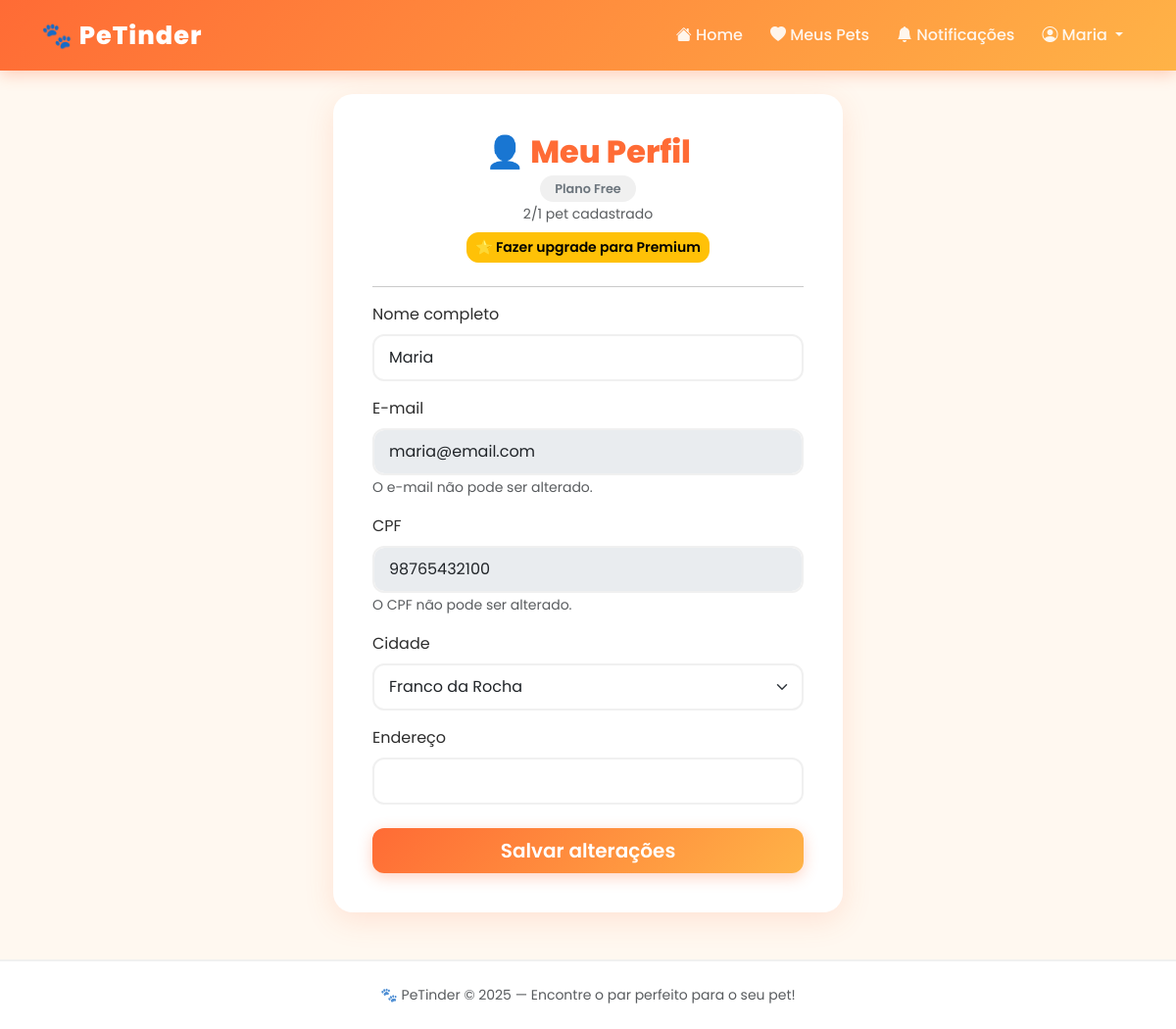
Screenshot of /perfil (signed in) with the database file from the repository.
### app/models/usuario.py (models this page shows, shortened)
class Usuario(UserMixin, db.Model):
    __tablename__ = 'usuario' # Diz ao SQL qual a tabela do banco esse modelo representa
    id = db.Column(db.Integer, primary_key=True)
    nome = db.Column(db.String(40), nullable=False)
    email = db.Column(db.String(30), unique=True, nullable=False)
    cpf = db.Column(db.String(11), nullable=False)
    endereco = db.Column(db.String(100))
    id_cidade = db.Column(db.Integer, db.ForeignKey('cidade.id'), nullable=False) # Chave estrangeira
    senha = db.Column(db.String(255), nullable=False)
    plano = db.Column(db.String(10), default='free')
    animais = db.relationship('Animal', backref='dono', lazy=True)
    notificacoes = db.relationship('Notificacao', backref='usuario', lazy=True)
    @login_manager.user_loader # Avisa o FlaskLogin que essa a função abaixo é responsável por carregar usuários (decorador)
    def load_user(user_id): # Recebe o user_id salvo no cookie do navegador
        return Usuario.query.get(int(user_id)) # Verifica o usuário no banco pelo ID e devolve ele

### app/models/cidade.py (models this page shows, shortened)
class Cidade(db.Model):
    __tablename__ = 'cidade'
    id = db.Column(db.Integer, primary_key=True)
    nome = db.Column(db.String(60), nullable=False)
    id_estado = db.Column(db.Integer, db.ForeignKey('estado.id'), nullable=False)
    estado = db.relationship('Estado', backref='cidades', lazy=True)

### app/routes/main.py (the view, shortened to what this page needs)
@main.route('/perfil', methods=['GET', 'POST']) # GET: vizualizar, POST: salvar alterações
@login_required
def perfil():
    from app.models.cidade import Cidade
    cidades = Cidade.query.all() # Busca todas as cidades pro select do formulário de edição do perfil
    return render_template('perfil.html', cidades=cidades) # Se for só GET, só renderiza o perfil.html

### app/templates/perfil.html (shortened to what this page needs)
{% extends 'base.html' %}
{% block content %}
<div class="row justify-content-center">
    <div class="col-lg-8">
        <div class="form-container">
            <h2 class="text-center">👤 Meu Perfil</h2>
            <div class="text-center mb-4">
                {% if current_user.plano == 'free' %}
                    <span class="badge-plano-free">Plano Free</span>
                    <br>
                    <small class="text-muted mt-1 d-block">
                        {{ current_user.animais|length }}/1 pet cadastrado
                    </small>
                    <a href="{{ url_for('main.premium') }}" class="btn btn-warning btn-sm mt-2">
                        ⭐ Fazer upgrade para Premium
                    </a>
                {% else %}
                    <span class="badge-plano-premium">⭐ Premium</span>
                    <br>
                    <small class="text-muted mt-1 d-block">
                        {{ current_user.animais|length }}/10 pets cadastrados
                    </small>
                {% endif %}
            </div>
            <hr>
            <form method="POST" action="{{ url_for('main.perfil') }}">
                <div class="mb-3">
                    <label class="form-label">Nome completo</label>
                    <input type="text"
                           name="nome"
                           class="form-control"
                           value="{{ current_user.nome }}"
                           required>
                </div>
                <div class="mb-3">
                    <label class="form-label">E-mail</label>
                    <input type="email"
                           class="form-control"
                           value="{{ current_user.email }}"
                           disabled>
                    <small class="text-muted">O e-mail não pode ser alterado.</small>
                </div>
                <div class="mb-3">
                    <label class="form-label">CPF</label>
                    <input type="text"
                           class="form-control"
                           value="{{ current_user.cpf }}"
                           disabled>
                    <small class="text-muted">O CPF não pode ser alterado.</small>
                </div>
                <div class="mb-3">
                    <label class="form-label">Cidade</label>
                    <select name="id_cidade" class="form-select" required>
                        {% for cidade in cidades %}
                            <option value="{{ cidade.id }}"
                                {% if cidade.id == current_user.id_cidade %}
                                    selected
                                {% endif %}>
                                {{ cidade.nome }}
                            </option>
                        {% endfor %}
                    </select>
                </div>
                <div class="mb-3">
                    <label class="form-label">Endereço</label>
                    <input type="text"
                           name="endereco"
                           class="form-control"
                           value="{{ current_user.endereco or '' }}">
                </div>
                <div class="d-grid mt-4">
                    <button type="submit" class="btn btn-danger btn-lg">
                        Salvar alterações
                    </button>
                </div>
            </form>
        </div>
    </div>
</div>
{% endblock %}

### app/templates/base.html (shortened to what this page needs)
<!DOCTYPE html>
<html lang="pt-br">
<head>
    <link href="https://cdn.jsdelivr.net/npm/bootstrap@5.3.0/dist/css/bootstrap.min.css" rel="stylesheet">
    <link href="https://cdn.jsdelivr.net/npm/bootstrap-icons@1.10.0/font/bootstrap-icons.css" rel="stylesheet">
    <link rel="stylesheet" href="{{ url_for('static', filename='css/style.css') }}">
</head>
<body>
    <nav class="navbar navbar-expand-lg navbar-dark">
        <div class="container">
            <a class="navbar-brand" href="{{ url_for('main.home') }}">
                🐾 PeTinder
            </a>
            <div class="collapse navbar-collapse" id="navbarNav">
                <ul class="navbar-nav ms-auto align-items-center gap-1">
                    {% if current_user.is_authenticated %}
                        <li class="nav-item">
                            <a class="nav-link" href="{{ url_for('main.home') }}">
                                <i class="bi bi-house-fill"></i> Home
                            </a>
                        </li>
                        <li class="nav-item">
                            <a class="nav-link" href="{{ url_for('pets.meus_pets') }}">
                                <i class="bi bi-heart-fill"></i> Meus Pets
                            </a>
                        </li>
                        <li class="nav-item">
                            <a class="nav-link position-relative" href="{{ url_for('main.notificacoes') }}">
                                <i class="bi bi-bell-fill"></i> Notificações
                                {% set nao_lidas = current_user.notificacoes|selectattr('lida', 'equalto', 0)|list|length %}
                            </a>
                        </li>
                        <li class="nav-item dropdown">
                            <a class="nav-link dropdown-toggle" href="#" data-bs-toggle="dropdown">
                                <i class="bi bi-person-circle"></i> {{ current_user.nome.split()[0] }}
                            </a>
                        </li>
                    {% endif %}
                </ul>
            </div>
        </div>
    </nav>
    <main class="container my-4">
        {% block content %}
        {% endblock %}
    </main>
    <footer class="text-center py-4 mt-5">
        <p class="mb-0 text-muted small">
            🐾 PeTinder &copy; 2025 — Encontre o par perfeito para o seu pet!
        </p>
    </footer>
</body>
</html>

### app/static/css/style.css (style rules this page uses)
:root { --cor-primaria: #FF6B35; --cor-secundaria: #FFB347; --cor-escura: #2D2D2D; --cor-clara: #FFF8F0; --cor-cinza: #6c757d; --sombra: 0 8px 30px rgba(255, 107, 53, 0.15); --sombra-hover: 0 15px 40px rgba(255, 107, 53, 0.3); --borda-radius: 20px; }
body { background-color: var(--cor-clara); font-family: 'Segoe UI', sans-serif; color: var(--cor-escura); }
a { text-decoration: none; }
.navbar { background: linear-gradient(135deg, var(--cor-primaria), var(--cor-secundaria)) !important; box-shadow: 0 4px 15px rgba(255, 107, 53, 0.3); padding: 12px 0; }
.navbar-brand { font-size: 1.6rem; font-weight: 800; letter-spacing: 1px; color: white !important; }
.navbar .nav-link { color: rgba(255,255,255,0.9) !important; font-weight: 500; transition: all 0.2s; border-radius: 10px; padding: 6px 12px !important; }
.form-container { max-width: 520px; margin: 0 auto; background: white; padding: 2.5rem; border-radius: var(--borda-radius); box-shadow: var(--sombra); animation: fadeInUp 0.4s ease; }
.form-container h2 { color: var(--cor-primaria); font-weight: 800; margin-bottom: 0.3rem; }
.form-control, .form-select { border-radius: 12px; border: 2px solid #f0f0f0; padding: 10px 15px; transition: all 0.2s; }
.btn-danger { background: linear-gradient(135deg, var(--cor-primaria), var(--cor-secundaria)); border: none; border-radius: 12px; font-weight: 600; transition: all 0.2s ease; box-shadow: 0 4px 15px rgba(255, 107, 53, 0.3); }
.btn-warning { border-radius: 12px; font-weight: 600; transition: all 0.2s ease; }
.badge-plano-free { background: #f0f0f0; color: var(--cor-cinza); padding: 5px 15px; border-radius: 20px; font-size: 0.8rem; font-weight: 600; }
footer { background: white !important; border-top: 2px solid #f0f0f0 !important; color: var(--cor-cinza); }

### app/templates/base.html (style rules this page uses)
body { font-family: 'Poppins', sans-serif; }

### rows the page displays
Usuario: nome "Maria", email "maria@email.com", cpf "98765432100", id_cidade "Franco da Rocha"

### other values shown
{{ current_user.animais|length }} "2"
